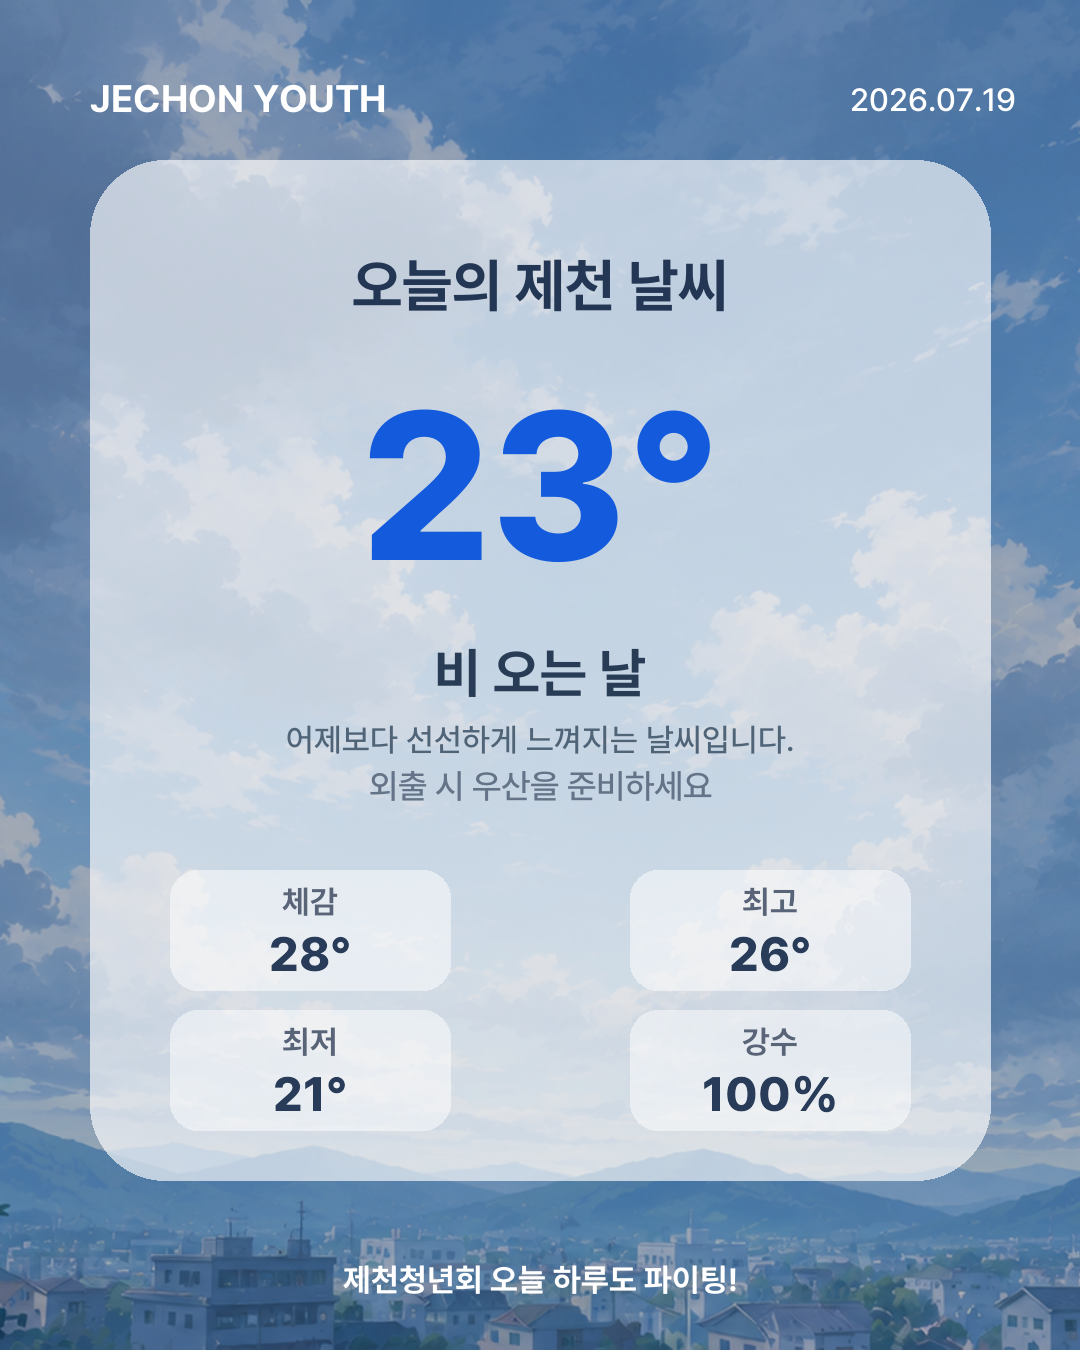

Write Python code to recreate this figure.
# weather_card.py 새 최종본 1/3

from PIL import Image, ImageDraw, ImageFont
from datetime import datetime
import os
import re


BASE_DIR = os.path.dirname(os.path.abspath(__file__))
ASSET_DIR = os.path.join(BASE_DIR, "assets")


FONT_REGULAR = r"C:\Users\joung\AppData\Local\Microsoft\Windows\Fonts\Pretendard-Regular.otf"
FONT_MEDIUM = r"C:\Users\joung\AppData\Local\Microsoft\Windows\Fonts\Pretendard-Medium.otf"
FONT_BOLD = r"C:\Users\joung\AppData\Local\Microsoft\Windows\Fonts\Pretendard-Bold.otf"
FONT_EXTRA = r"C:\Users\joung\AppData\Local\Microsoft\Windows\Fonts\Pretendard-ExtraBold.otf"


W = 1080
H = 1350


def get_font(path, size):
    return ImageFont.truetype(path, size)



def get_weather_message(temp, feel, rain):

    if rain >= 30:
        return (
            "비 오는 날",
            "외출 시 우산을 준비하세요"
        )

    elif feel >= 33 or temp >= 33:
        return (
            "폭염 주의",
            "더위 조심하세요"
        )

    elif feel >= 28 or temp >= 28:
        return (
            "더운 하루",
            "수분 섭취하세요"
        )

    elif temp >= 23:
        return (
            "쾌적한 날씨",
            "활동하기 좋은 날입니다"
        )

    elif temp >= 15:
        return (
            "선선한 날씨",
            "가벼운 겉옷 추천"
        )

    elif temp >= 5:
        return (
            "쌀쌀한 날씨",
            "외투를 챙겨주세요"
        )

    else:
        return (
            "추운 날씨",
            "따뜻하게 입으세요"
        )



def select_background(weather_code):

    if weather_code in [0, 1]:
        filename = "sunny.png"

    elif weather_code in [2, 3]:
        filename = "cloudy.png"

    elif weather_code in [71,73,75,77,85,86]:
        filename = "snow.png"

    else:
        filename = "rain.png"


    return os.path.join(
        ASSET_DIR,
        filename
    )



def resize_background(path):

    img = Image.open(path).convert("RGB")

    ratio = max(
        W / img.width,
        H / img.height
    )

    img = img.resize(
        (
            int(img.width * ratio),
            int(img.height * ratio)
        )
    )

    left = (img.width - W) // 2
    top = (img.height - H) // 2

    return img.crop(
        (
            left,
            top,
            left + W,
            top + H
        )
    )



def center(draw, text, y, font, color):

    box = draw.textbbox(
        (0, 0),
        text,
        font=font
    )

    x = (W - (box[2] - box[0])) / 2

    draw.text(
        (x, y),
        text,
        font=font,
        fill=color
    )
# weather_card.py 새 최종본 2/3


async def create_weather_card(
    weather_text,
    weather_code,
    compare_text,
    rain,
    today_max,
    today_min
):

    lines = weather_text.split("\n")


    def extract(text):

        nums = re.findall(
            r"\d+",
            text
        )

        return int(nums[0]) if nums else 0



    temp = extract(lines[0])
    feel = extract(lines[1])


    state, advice = get_weather_message(
        temp,
        feel,
        rain
    )



    img = resize_background(
        select_background(weather_code)
    ).convert(
        "RGBA"
    )



    # 전체 어둡기

    overlay = Image.new(
        "RGBA",
        (W, H),
        (0, 0, 0, 70)
    )


    img = Image.alpha_composite(
        img,
        overlay
    )



    # 메인 흰색 카드

    card_layer = Image.new(
        "RGBA",
        (W, H),
        (0,0,0,0)
    )


    card_draw = ImageDraw.Draw(
        card_layer
    )


    card_draw.rounded_rectangle(
        (
            90,
            160,
            990,
            1180
        ),
        radius=75,
        fill=(255,255,255,165)
    )


    img = Image.alpha_composite(
        img,
        card_layer
    )


    draw = ImageDraw.Draw(
        img
    )



    # 폰트

    brand_font = get_font(
        FONT_BOLD,
        38
    )


    date_font = get_font(
        FONT_MEDIUM,
        32
    )


    title_font = get_font(
        FONT_BOLD,
        58
    )


    temp_font = get_font(
        FONT_EXTRA,
        210
    )


    state_font = get_font(
        FONT_BOLD,
        54
    )


    compare_font = get_font(
        FONT_MEDIUM,
        32
    )


    advice_font = get_font(
        FONT_MEDIUM,
        34
    )


    info_label_font = get_font(
        FONT_BOLD,
        32
    )


    info_value_font = get_font(
        FONT_EXTRA,
        48
    )


    footer_font = get_font(
        FONT_BOLD,
        32
    )



    today = datetime.now().strftime(
        "%Y.%m.%d"
    )



    draw.text(
        (90,75),
        "JECHON YOUTH",
        font=brand_font,
        fill="white"
    )


    draw.text(
        (850,80),
        today,
        font=date_font,
        fill="white"
    )



    center(
        draw,
        "오늘의 제천 날씨",
        250,
        title_font,
        (35,55,85)
    )



    center(
        draw,
        f"{temp}°",
        360,
        temp_font,
        (20,90,220)
    )



    center(
        draw,
        state,
        640,
        state_font,
        (40,60,85)
    )



    center(
        draw,
        compare_text,
        720,
        compare_font,
        (80,100,120)
    )



    center(
        draw,
        advice,
        765,
        advice_font,
        (100,115,135)
    )



    # 정보 박스 레이어

    info_layer = Image.new(
        "RGBA",
        (W,H),
        (0,0,0,0)
    )


    info_draw = ImageDraw.Draw(
        info_layer
    )



    cards = [
        ("체감", f"{feel}°", 170, 870),
        ("최고", f"{today_max}°", 630, 870),
        ("최저", f"{today_min}°", 170, 1010),
        ("강수", f"{rain}%", 630, 1010),
    ]



    for label, value, x, y in cards:

        info_draw.rounded_rectangle(
            (
                x,
                y,
                x+280,
                y+120
            ),
            radius=28,
            fill=(255,255,255,130)
        )



        label_box = info_draw.textbbox(
            (0,0),
            label,
            font=info_label_font
        )


        label_x = x + (
            280 - (label_box[2]-label_box[0])
        ) / 2



        info_draw.text(
            (
                label_x,
                y+12
            ),
            label,
            font=info_label_font,
            fill=(90,100,120)
        )



        value_box = info_draw.textbbox(
            (0,0),
            value,
            font=info_value_font
        )


        value_x = x + (
            280 - (value_box[2]-value_box[0])
        ) / 2



        info_draw.text(
            (
                value_x,
                y+55
            ),
            value,
            font=info_value_font,
            fill=(40,60,90)
        )



    img = Image.alpha_composite(
        img,
        info_layer
    )


    draw = ImageDraw.Draw(
        img
    )
# weather_card.py 새 최종본 3/3


    # 하단 문구

    center(
        draw,
        "제천청년회 오늘 하루도 파이팅!",
        1260,
        footer_font,
        "white"
    )



    output = os.path.join(
        BASE_DIR,
        "weather_card.png"
    )



    img.convert(
        "RGB"
    ).save(
        output
    )



    return output
